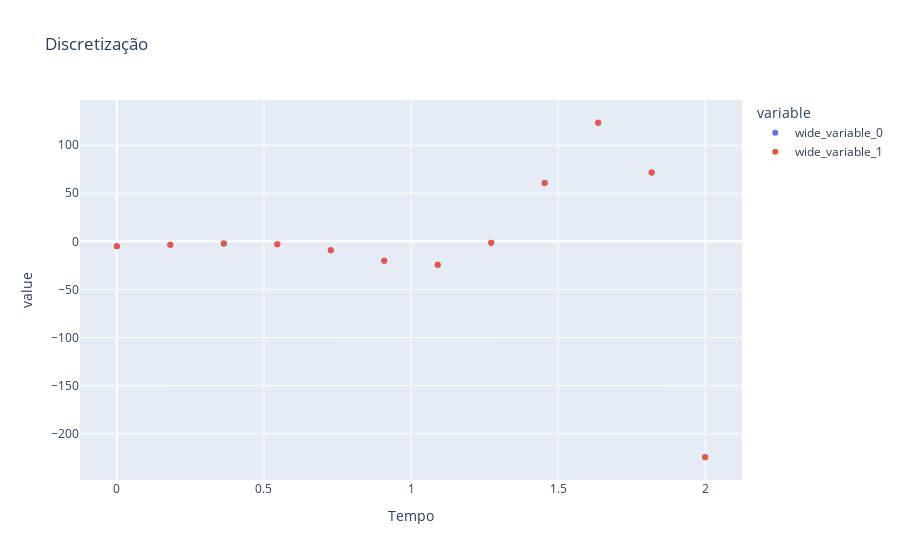

The notebook cell this image was saved under:
### Code cell
px.scatter(x = t, y = [y_disc, y_real], title = "Discretização", labels = {"x": "Tempo", "y": "Posição"})

### Figure 1 — Plotly figure (JSON) as saved in the notebook; plotly's stock layout.template omitted (floating-point values rounded to 4 significant figures)
{"data": [{"hovertemplate": "variable=wide_variable_0<br>Tempo=%{x}<br>value=%{y}<extra></extra>", "legendgroup": "wide_variable_0", "marker": {"color": "#636efa", "symbol": "circle"}, "mode": "markers", "name": "wide_variable_0", "orientation": "v", "showlegend": true, "type": "scatter", "x": [0, 0.1818, 0.3636, 0.5455, 0.7273, 0.9091, 1.091, 1.273, 1.455, 1.636, 1.818, 2.0], "xaxis": "x", "y": [-5, -3.639, -2.114, -2.931, -9.204, -20.07, -24.45, -1.359, 60.61, 123.3, 71.68, -224.3], "yaxis": "y"}, {"hovertemplate": "variable=wide_variable_1<br>Tempo=%{x}<br>value=%{y}<extra></extra>", "legendgroup": "wide_variable_1", "marker": {"color": "#EF553B", "symbol": "circle"}, "mode": "markers", "name": "wide_variable_1", "orientation": "v", "showlegend": true, "type": "scatter", "x": [0, 0.1818, 0.3636, 0.5455, 0.7273, 0.9091, 1.091, 1.273, 1.455, 1.636, 1.818, 2.0], "xaxis": "x", "y": [-5, -3.639, -2.114, -2.932, -9.208, -20.08, -24.44, -1.342, 60.64, 123.3, 71.62, -224.5], "yaxis": "y"}], "layout": {"legend": {"title": {"text": "variable"}, "tracegroupgap": 0}, "title": {"text": "Discretização"}, "xaxis": {"anchor": "y", "domain": [0, 1], "title": {"text": "Tempo"}}, "yaxis": {"anchor": "x", "domain": [0, 1], "title": {"text": "value"}}}}
